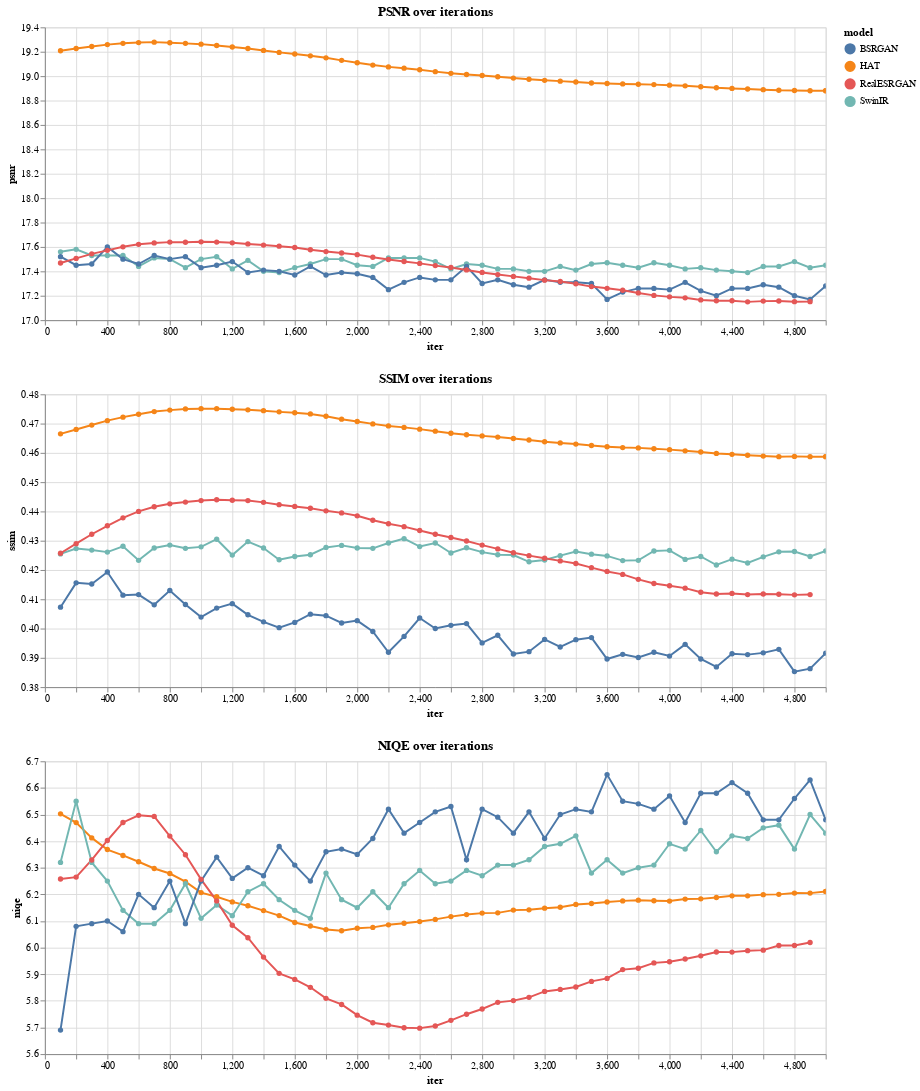

Source (notebook cell):
### Code cell
chart_width = 800

# PSNR line chart
chart_psnr = alt.Chart(df_all).mark_line(point=True).encode(
    x='iter:Q',
    y=alt.Y('psnr:Q', scale=alt.Scale(zero=False)),
    color='model:N',
    tooltip=['model', 'iter', 'psnr']
).properties(
    title='PSNR over iterations',
    width=chart_width
).interactive()

# SSIM line chart
chart_ssim = alt.Chart(df_all).mark_line(point=True).encode(
    x='iter:Q',
    y=alt.Y('ssim:Q', scale=alt.Scale(zero=False)),
    color='model:N',
    tooltip=['model', 'iter', 'ssim']
).properties(
    title='SSIM over iterations',
    width=chart_width
).interactive()

# NIQE line chart
chart_niqe = alt.Chart(df_all).mark_line(point=True).encode(
    x='iter:Q',
    y=alt.Y('niqe:Q', scale=alt.Scale(zero=False)),
    color='model:N',
    tooltip=['model', 'iter', 'niqe']
).properties(
    title='NIQE over iterations',
    width=chart_width
).interactive()

# Display charts vertically
chart_psnr & chart_ssim & chart_niqe

### Figure 1 — Vega-Lite specification as saved in the notebook (floating-point values rounded to 4 significant figures; data arrays with more than 128 entries replaced by an {"elided": "..."} marker saying what was removed)
{"config": {"view": {"continuousWidth": 300, "continuousHeight": 300}}, "vconcat": [{"mark": {"type": "line", "point": true}, "encoding": {"color": {"field": "model", "type": "nominal"}, "tooltip": [{"field": "model", "type": "nominal"}, {"field": "iter", "type": "quantitative"}, {"field": "psnr", "type": "quantitative"}], "x": {"field": "iter", "type": "quantitative"}, "y": {"field": "psnr", "scale": {"zero": false}, "type": "quantitative"}}, "name": "view_1", "title": "PSNR over iterations", "width": 800}, {"mark": {"type": "line", "point": true}, "encoding": {"color": {"field": "model", "type": "nominal"}, "tooltip": [{"field": "model", "type": "nominal"}, {"field": "iter", "type": "quantitative"}, {"field": "ssim", "type": "quantitative"}], "x": {"field": "iter", "type": "quantitative"}, "y": {"field": "ssim", "scale": {"zero": false}, "type": "quantitative"}}, "name": "view_2", "title": "SSIM over iterations", "width": 800}, {"mark": {"type": "line", "point": true}, "encoding": {"color": {"field": "model", "type": "nominal"}, "tooltip": [{"field": "model", "type": "nominal"}, {"field": "iter", "type": "quantitative"}, {"field": "niqe", "type": "quantitative"}], "x": {"field": "iter", "type": "quantitative"}, "y": {"field": "niqe", "scale": {"zero": false}, "type": "quantitative"}}, "name": "view_3", "title": "NIQE over iterations", "width": 800}], "data": {"name": "data-fcbd9979e1801b773aca74017129d74b"}, "params": [{"name": "param_1", "select": {"type": "interval", "encodings": ["x", "y"]}, "bind": "scales", "views": ["view_1"]}, {"name": "param_2", "select": {"type": "interval", "encodings": ["x", "y"]}, "bind": "scales", "views": ["view_2"]}, {"name": "param_3", "select": {"type": "interval", "encodings": ["x", "y"]}, "bind": "scales", "views": ["view_3"]}], "$schema": "https://vega.github.io/schema/vega-lite/v5.20.1.json", "datasets": {"data-fcbd9979e1801b773aca74017129d74b": {"elided": "200 records"}}}
